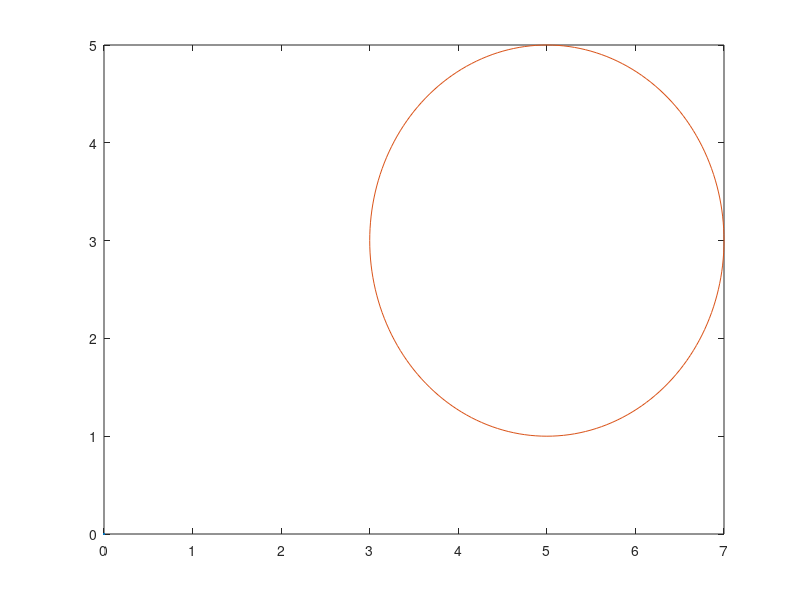

The MATLAB source for this figure: (Note: this script raises an error after producing the figure.)
clc 
clear all
close all
clf

A=[0 0;0 0];
B=[1 0;0 1];
C=eye(2,2);
D=zeros(2,2);

sys=ss(A,B,C,D);

Ts=0.1;
sysd=c2d(sys,Ts);
Ad=sysd.A;
Bd=sysd.B;
T=50;
%% intial trajectory
count=1;
X(:,1)=[0;0];
for t=0:Ts:5
    if t<2
        u(:,count)=1*0*[1;1];
    else
        u(:,count)=1*0*[1;1];
    end
    X(:,count+1)=Ad*X(:,count)+Bd*u(:,count);
    count=count+1;   
end


plot(X(1,:),X(2,:),'.')
hold on

%%
N=length(X(1,:));
obs_center=[5;3];
R=2;
alpha=1;

r_default=5.8;

lambda=10000;
rho0=0.01;
rho1=0.2;
rho2=0.9;
i=1;
figure(1)
tol=0.001;





theta=linspace(0,2*pi,201);
x_theta=R*cos(theta);
y_theta=R*sin(theta);
plot(obs_center(1)+x_theta,obs_center(2)+y_theta)
for k=1:10
    

    cvx_solver SDPT3
    %cvx_solver sedumi
    cvx_begin 
        
        variable w(2,N-1)

        variable v(2,N-1)
        variable d(2,N)
        variable U(1,N-1)
        variable s(N-1)
        %s=zeros(N,1);
        %variable s_pos(N)
        minimize (  1*sum(sum(abs((u+w)*Ts))) + lambda*sum(sum(abs(v)))  + 100*lambda*sum(max(s,0)) )
        %minimize (  500*sum(U*Ts) + lambda*sum(sum(abs(v)))  + (10*lambda-1*lambda*sum(s)) )
        subject to
        E=eye(2);
        
        X(:,1)+d(:,1)==[0;0];
        for i=1:N-1
            %s(i)<=0;
            
            
            X(:,i+1)+d(:,i+1)==(Ad*X(:,i)+Ad*d(:,i))+(Bd*u(:,i)+Bd*w(:,i))+E*v(:,i);
            %U(i)==u(:,i)+w(:,i);
            %v_des=([10;10]-(X(1:2,i)+d(:,i)));
            %U(i)==norm([00;0]-(X(1:2,i)))  -  (u(:,i)+w(:,i));

            
            -r_default<=w(1,i)<=r_default;
            -r_default<=w(2,i)<=r_default;
            dh=2*(X(1:2,i)-obs_center);
            h=norm(X(1:2,i)-obs_center,2);
            %-0.1<=d(3:4,i)<=0.1;


            %R-norm(X(1:2,i)-obs_center,2)-(X(1:2,i)-obs_center)'*(X(1:2,i)+d(1:2,i)-obs_center)/norm(X(1:2,i)-obs_center,2)<=s(i);
            R-norm(X(1:2,i)-obs_center,2)-(X(1:2,i)-obs_center)'*(X(1:2,i)+d(1:2,i)-obs_center)/norm(X(1:2,i)-obs_center,2)<=s(i);

            %R-(X(1:2,i)+d(1:2,i)-obs_center)/norm(X(1:2,i)-obs_center,2)*(X(1:2,i)-obs_center)'<=s(i);
            %R-norm(X(1:2,i)-obs_center,2)-(X(1:2,i)-obs_center)'*(X(1:2,i)-obs_center)/norm(X(1:2,i)-obs_center,2)
        end
        
        X(:,N)+d(:,N)==[10;10];
        
    cvx_end

    % 


    w=full(w);
    v=full(v);
    d=full(d);
    X=X+d;
    u=u+w;
    hold on
    plot(X(1,:),X(2,:),'.')
    for i=1:N-1

        ss(i)=R-norm(X(1:2,i)-obs_center,2);

    end
    pause(0.01)
    if max(ss)<0 && k>40
        break;
    end
end



figure(2)
hold on
plot(X(1,:),X(2,:),'.')
theta=linspace(0,2*pi,201);
x_theta=R*cos(theta);
y_theta=R*sin(theta);
plot(obs_center(1)+x_theta,obs_center(2)+y_theta)


%%

for i=1:N-1
    AAA(i)=R-norm(X(1:2,i)-obs_center,2)-(X(1:2,i)-obs_center)'*(X(1:2,i)-obs_center)/norm(X(1:2,i)-obs_center,2);
end
%%

%X=[5.1;5;0;0]
% R-norm(X(1:2)-obs_center,2)-(X(1:2)-obs_center)'*(X(1:2)-obs_center)/norm(X(1:2)-obs_center,2)
% 
% lambda*sum(s(s>=0))
%(X(1:2,i)-obs_center)'*(X(1:2,i)-obs_center)*d(:,i)

% %%
% obs_center=[5;5];
% R=1;
% alpha=1;
% 
% 
% 
% cvx_begin
% 
%     variable uu(102,1)
%     variable XX(204,1)
% 
% 
%     minimize(norm(uu,2))
% 
%     XX(1:4)==[0;0;0;0];
%     uu(1:2)==[0;0];
%     for i=2:51
%         XX((i-1)*4+1:(i-1)*4+4)==Ad*XX((i-1-1)*4+1:(i-1-1)*4+4)+Bd*uu((i-1-1)*2+1:(i-1-1)*2+2);
%         h=norm(XX((i-1-1)*4+1:(i-1-1)*4+2)-obs_center,2)-R;
%         dh=2*(XX((i-1-1)*4+1:(i-1-1)*4+2)-obs_center)';
% 
%     end
% 
% 
%     XX(201:204)==[10;10;0;0];
% 
% cvx_end
% 
% [X,u]=unstack_vec(XX,uu);
% 

% 
% 
% 
% 
% 
% 
% 
% %% 
% syms x y xobs yobs
% P=[x;y]
% P_obs=[xobs;yobs]
% D=norm(P-P_obs)
% pretty(diff(D,x))
% pretty(diff(D,y))



%% utility funcitons


function XX=stack_vec(X,u)
    XX=reshape(X(:,1:end-1),[length((X(:,1)))*length(X(1,:))-4,1]);
    uu=reshape(u,[length((u(:,1)))*length(u(1,:)),1]);
    XX=[XX;uu];
end


function [X,u]=unstack_vec(XX,uu)
    X=reshape(XX,[4,length(XX)/4]);
    u=reshape(uu,[2,length(uu)/2]);
end